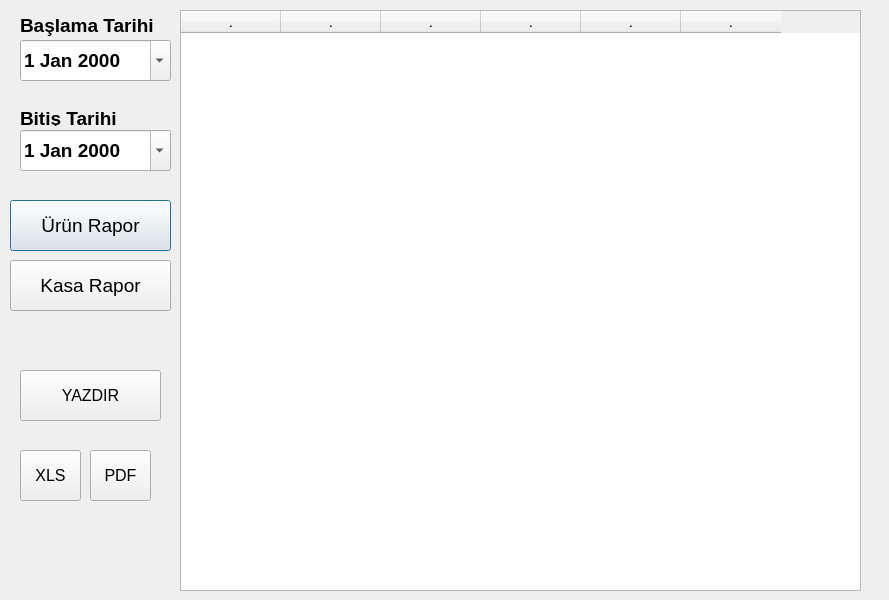
<?xml version="1.0" encoding="UTF-8"?>
<ui version="4.0">
 <class>Dialog7</class>
 <widget class="QDialog" name="Dialog7">
  <property name="geometry">
   <rect>
    <x>0</x>
    <y>0</y>
    <width>889</width>
    <height>600</height>
   </rect>
  </property>
  <property name="windowTitle">
   <string>KASA RAPOR</string>
  </property>
  <property name="windowIcon">
   <iconset>
    <normaloff>nenra.ico</normaloff>nenra.ico</iconset>
  </property>
  <widget class="QDateEdit" name="dateEdit">
   <property name="geometry">
    <rect>
     <x>20</x>
     <y>40</y>
     <width>151</width>
     <height>41</height>
    </rect>
   </property>
   <property name="font">
    <font>
     <pointsize>14</pointsize>
     <weight>75</weight>
     <bold>true</bold>
    </font>
   </property>
   <property name="calendarPopup">
    <bool>true</bool>
   </property>
  </widget>
  <widget class="QDateEdit" name="dateEdit_2">
   <property name="geometry">
    <rect>
     <x>20</x>
     <y>130</y>
     <width>151</width>
     <height>41</height>
    </rect>
   </property>
   <property name="font">
    <font>
     <pointsize>14</pointsize>
     <weight>75</weight>
     <bold>true</bold>
    </font>
   </property>
   <property name="calendarPopup">
    <bool>true</bool>
   </property>
  </widget>
  <widget class="QLabel" name="label">
   <property name="geometry">
    <rect>
     <x>20</x>
     <y>10</y>
     <width>141</width>
     <height>31</height>
    </rect>
   </property>
   <property name="font">
    <font>
     <pointsize>14</pointsize>
     <weight>75</weight>
     <bold>true</bold>
    </font>
   </property>
   <property name="text">
    <string>Başlama Tarihi</string>
   </property>
  </widget>
  <widget class="QLabel" name="label_2">
   <property name="geometry">
    <rect>
     <x>20</x>
     <y>110</y>
     <width>141</width>
     <height>16</height>
    </rect>
   </property>
   <property name="font">
    <font>
     <pointsize>14</pointsize>
     <weight>75</weight>
     <bold>true</bold>
    </font>
   </property>
   <property name="text">
    <string>Bitiş Tarihi</string>
   </property>
  </widget>
  <widget class="QPushButton" name="pushButton">
   <property name="geometry">
    <rect>
     <x>10</x>
     <y>200</y>
     <width>161</width>
     <height>51</height>
    </rect>
   </property>
   <property name="font">
    <font>
     <pointsize>14</pointsize>
    </font>
   </property>
   <property name="text">
    <string>Ürün Rapor</string>
   </property>
  </widget>
  <widget class="QPushButton" name="pushButton_2">
   <property name="geometry">
    <rect>
     <x>90</x>
     <y>450</y>
     <width>61</width>
     <height>51</height>
    </rect>
   </property>
   <property name="font">
    <font>
     <pointsize>12</pointsize>
    </font>
   </property>
   <property name="text">
    <string>PDF</string>
   </property>
  </widget>
  <widget class="QTableWidget" name="tableWidget">
   <property name="geometry">
    <rect>
     <x>180</x>
     <y>10</y>
     <width>681</width>
     <height>581</height>
    </rect>
   </property>
   <property name="font">
    <font>
     <pointsize>11</pointsize>
    </font>
   </property>
   <column>
    <property name="text">
     <string>.</string>
    </property>
   </column>
   <column>
    <property name="text">
     <string>.</string>
    </property>
   </column>
   <column>
    <property name="text">
     <string>.</string>
    </property>
   </column>
   <column>
    <property name="text">
     <string>.</string>
    </property>
   </column>
   <column>
    <property name="text">
     <string>.</string>
    </property>
   </column>
   <column>
    <property name="text">
     <string>.</string>
    </property>
   </column>
  </widget>
  <widget class="QPushButton" name="pushButton_3">
   <property name="geometry">
    <rect>
     <x>20</x>
     <y>450</y>
     <width>61</width>
     <height>51</height>
    </rect>
   </property>
   <property name="font">
    <font>
     <pointsize>12</pointsize>
    </font>
   </property>
   <property name="text">
    <string>XLS</string>
   </property>
  </widget>
  <widget class="QPushButton" name="pushButton_4">
   <property name="geometry">
    <rect>
     <x>10</x>
     <y>260</y>
     <width>161</width>
     <height>51</height>
    </rect>
   </property>
   <property name="font">
    <font>
     <pointsize>14</pointsize>
    </font>
   </property>
   <property name="text">
    <string>Kasa Rapor</string>
   </property>
  </widget>
  <widget class="QPushButton" name="pushButton_5">
   <property name="geometry">
    <rect>
     <x>20</x>
     <y>370</y>
     <width>141</width>
     <height>51</height>
    </rect>
   </property>
   <property name="font">
    <font>
     <pointsize>12</pointsize>
    </font>
   </property>
   <property name="text">
    <string>YAZDIR</string>
   </property>
  </widget>
 </widget>
 <resources/>
 <connections/>
</ui>
